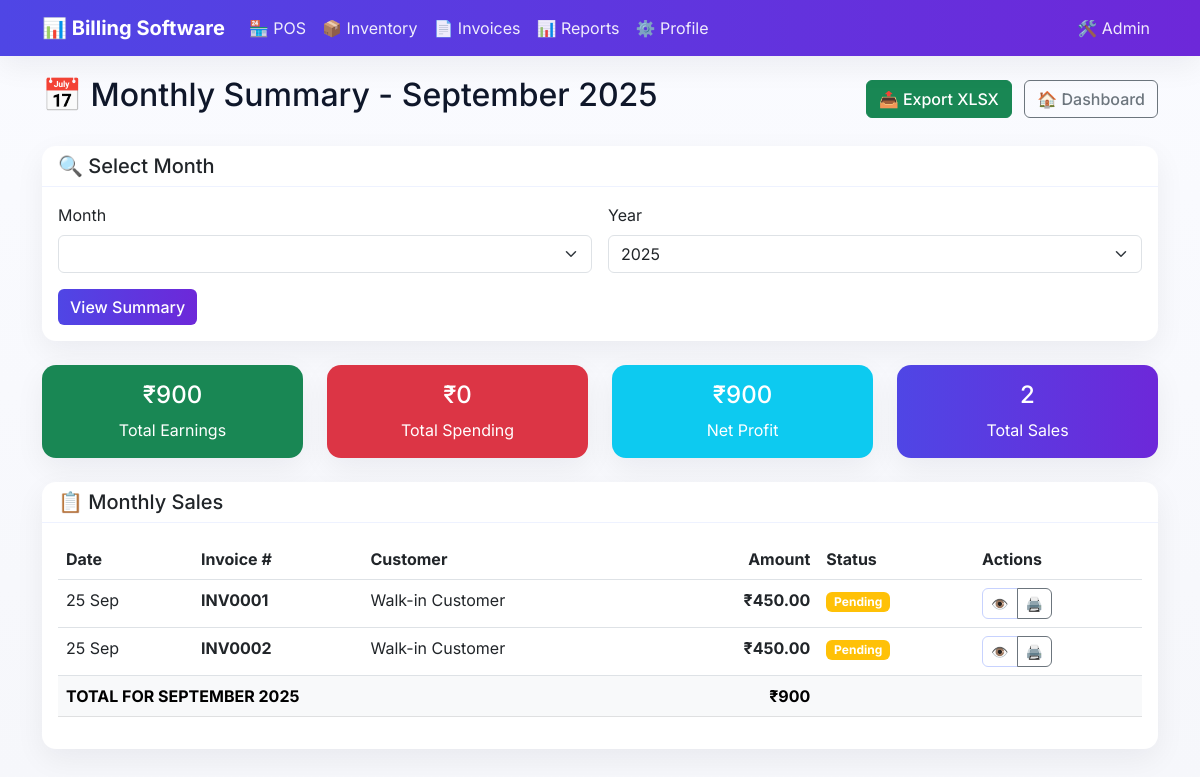
The app's page /reports/monthly-summary/, older data.
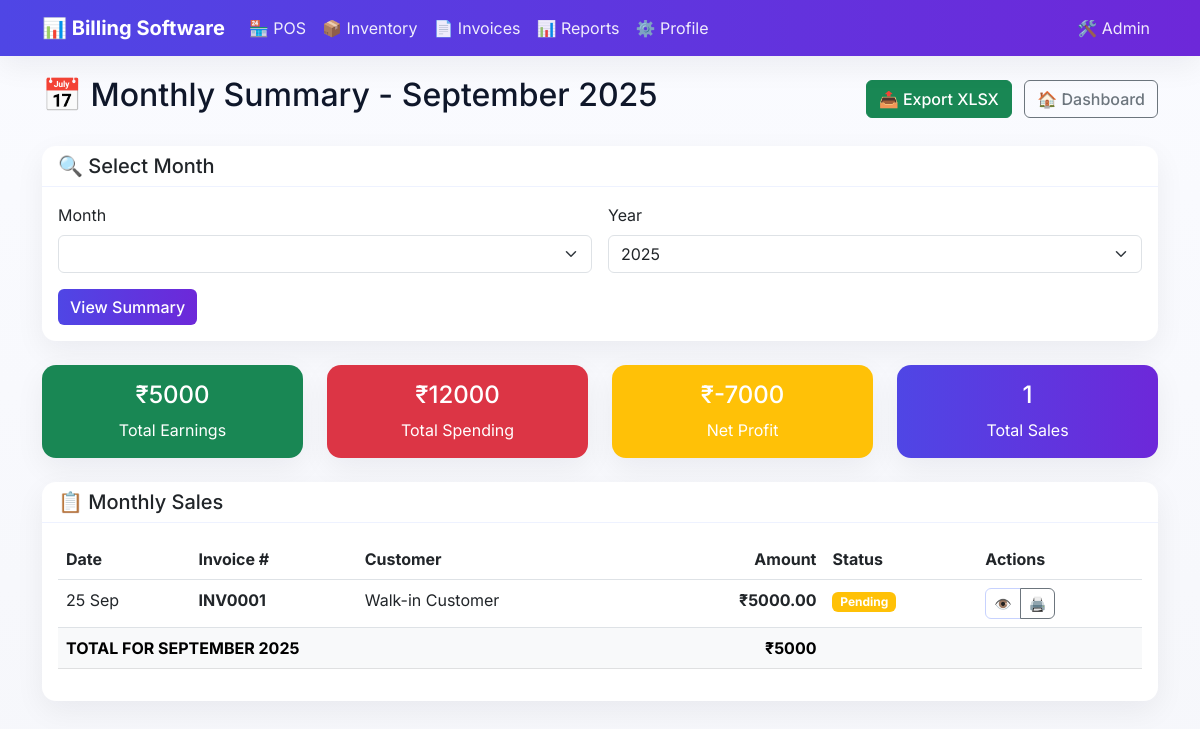
The same page, newer data.
### sales/models.py (models this page shows, shortened)
class Invoice(models.Model):
    PAYMENT_STATUS_CHOICES = [
        ('pending', 'Pending'),
        ('paid', 'Paid'),
        ('partial', 'Partially Paid'),
        ('cancelled', 'Cancelled'),
    ]
    number = models.CharField(max_length=50, unique=True)
    date = models.DateField(auto_now_add=True)
    customer = models.ForeignKey(Customer, on_delete=models.SET_NULL, blank=True, null=True)
    customer_name = models.CharField(max_length=200, blank=True, null=True, help_text="Customer name for walk-in customers")
    total_incl = models.DecimalField(
        max_digits=12,
        decimal_places=2,
        default=0.00,
        validators=[MinValueValidator(Decimal('0.00'))],
        help_text="Total amount including tax"
    )
    total_base = models.DecimalField(
        max_digits=12,
        decimal_places=2,
        default=0.00,
        validators=[MinValueValidator(Decimal('0.00'))],
        help_text="Total base amount excluding tax"
    )
    total_tax = models.DecimalField(
        max_digits=12,
        decimal_places=2,
        default=0.00,
        validators=[MinValueValidator(Decimal('0.00'))],
        help_text="Total tax amount"
    )
    payment_status = models.CharField(max_length=20, choices=PAYMENT_STATUS_CHOICES, default='pending')
    amount_paid = models.DecimalField(max_digits=12, decimal_places=2, default=0.00)
    notes = models.TextField(blank=True, null=True)
    created_by = models.ForeignKey(User, on_delete=models.SET_NULL, blank=True, null=True)
    created_at = models.DateTimeField(auto_now_add=True)
    updated_at = models.DateTimeField(auto_now=True)
    class Meta:
        ordering = ['-created_at']
        verbose_name = "Invoice"
        verbose_name_plural = "Invoices"
    def get_customer_display_name(self):
        if self.customer:
            return self.customer.name
        return self.customer_name or "Walk-in Customer"

### reports/views.py (the view)
# urls.py: path('monthly-summary/', views.monthly_summary, name='monthly_summary'),
def monthly_summary(request):
    year_str = request.GET.get('year', '')
    month_str = request.GET.get('month', '')
    current_date = timezone.now()
    try:
        year = int(year_str) if year_str else current_date.year
    except (ValueError, TypeError):
        year = current_date.year
    try:
        month = int(month_str) if month_str else current_date.month
    except (ValueError, TypeError):
        month = current_date.month
    if month < 1 or month > 12:
        month = current_date.month
    start_date = datetime(year, month, 1)
    if month == 12:
        end_date = datetime(year + 1, 1, 1)
    else:
        end_date = datetime(year, month + 1, 1)
    invoices = Invoice.objects.filter(
        date__gte=start_date.date(),
        date__lt=end_date.date()
    )
    purchases = StockMovement.objects.filter(
        reason='purchase',
        timestamp__gte=start_date,
        timestamp__lt=end_date,
        unit_cost__isnull=False
    )
    total_earnings = invoices.aggregate(total=Sum('total_incl'))['total'] or Decimal('0')
    total_spending = sum(
        (movement.qty_change * movement.unit_cost)
        for movement in purchases
    ) or Decimal('0')
    month_names = [
        (1, 'January'), (2, 'February'), (3, 'March'), (4, 'April'),
        (5, 'May'), (6, 'June'), (7, 'July'), (8, 'August'),
        (9, 'September'), (10, 'October'), (11, 'November'), (12, 'December')
    ]
    context = {
        'year': year,
        'month': month,
        'month_name': start_date.strftime('%B'),
        'month_names': month_names,
        'total_earnings': total_earnings,
        'total_spending': total_spending,
        'profit': total_earnings - total_spending,
        'invoice_count': invoices.count(),
        'invoices': invoices.order_by('-date'),
        'page_title': f'Monthly Summary - {start_date.strftime("%B %Y")}'
    }
    return render(request, 'reports/monthly_summary.html', context)

### templates/reports/monthly_summary.html (shortened to what the changed rows need)
{% extends 'base.html' %}
{% block content %}
<div class="d-flex justify-content-between align-items-center mb-4">
    <h2>📅 Monthly Summary - {{ month_name }} {{ year }}</h2>
</div>
<div class="row mb-4">
    <div class="col-md-3">
        <div class="card bg-success text-white">
            <div class="card-body text-center">
                <h4>₹{{ total_earnings }}</h4>
                <p class="mb-0">Total Earnings</p>
            </div>
        </div>
    </div>
    <div class="col-md-3">
        <div class="card bg-danger text-white">
            <div class="card-body text-center">
                <h4>₹{{ total_spending }}</h4>
                <p class="mb-0">Total Spending</p>
            </div>
        </div>
    </div>
    <div class="col-md-3">
        <div class="card bg-{% if profit >= 0 %}info{% else %}warning{% endif %} text-white">
            <div class="card-body text-center">
                <h4>₹{{ profit }}</h4>
                <p class="mb-0">Net Profit</p>
            </div>
        </div>
    </div>
    <div class="col-md-3">
        <div class="card bg-primary text-white">
            <div class="card-body text-center">
                <h4>{{ invoice_count }}</h4>
                <p class="mb-0">Total Sales</p>
            </div>
        </div>
    </div>
</div>
<div class="card">
    <div class="card-body">
        {% if invoices %}
            <div class="table-responsive">
                <table class="table table-hover">
                    <thead>
                        <tr>
                            <th>Date</th>
                            <th>Invoice #</th>
                            <th>Customer</th>
                            <th class="text-end">Amount</th>
                            <th>Status</th>
                            <th>Actions</th>
                        </tr>
                    </thead>
                    <tbody>
                        {% for invoice in invoices %}
                        <tr>
                            <td>{{ invoice.date|date:"d M" }}</td>
                            <td><strong>{{ invoice.number }}</strong></td>
                            <td>{{ invoice.get_customer_display_name }}</td>
                            <td class="text-end"><strong>₹{{ invoice.total_incl }}</strong></td>
                            <td>
                                {% if invoice.payment_status == 'paid' %}
                                    <span class="badge bg-success">Paid</span>
                                {% elif invoice.payment_status == 'pending' %}
                                    <span class="badge bg-warning">Pending</span>
                                {% else %}
                                    <span class="badge bg-info">{{ invoice.get_payment_status_display }}</span>
                                {% endif %}
                            </td>
                            <td>
                                <div class="btn-group btn-group-sm">
                                    <a href="{% url 'sales:invoice_detail' invoice.id %}" class="btn btn-outline-primary" title="View">👁️</a>
                                    <a href="{% url 'sales:invoice_print' invoice.id %}" class="btn btn-outline-secondary" target="_blank" title="Print">🖨️</a>
                                </div>
                            </td>
                        </tr>
                        {% endfor %}
                    </tbody>
                    <tfoot>
                        <tr class="table-light fw-bold">
                            <td colspan="3">TOTAL FOR {{ month_name|upper }} {{ year }}</td>
                            <td class="text-end">₹{{ total_earnings }}</td>
                            <td colspan="2"></td>
                        </tr>
                    </tfoot>
                </table>
            </div>
        {% endif %}
    </div>
</div>
{% endblock %}

Row changes from the older to the newer data that the page shows:
removed Invoice: date "25 Sep", number "INV0001", get_customer_display_name "Walk-in Customer", total_incl "450.00", payment_status "Pending"
removed Invoice: date "25 Sep", number "INV0002", get_customer_display_name "Walk-in Customer", total_incl "450.00", payment_status "Pending"
added Invoice: date "25 Sep", number "INV0001", get_customer_display_name "Walk-in Customer", total_incl "5000.00", payment_status "Pending"
Text that changed along with them:
{{ total_earnings }}: "900" → "5000"
{{ total_spending }}: "0" → "12000"
{{ profit }}: "900" → "-7000"
{{ invoice_count }}: "2" → "1"
